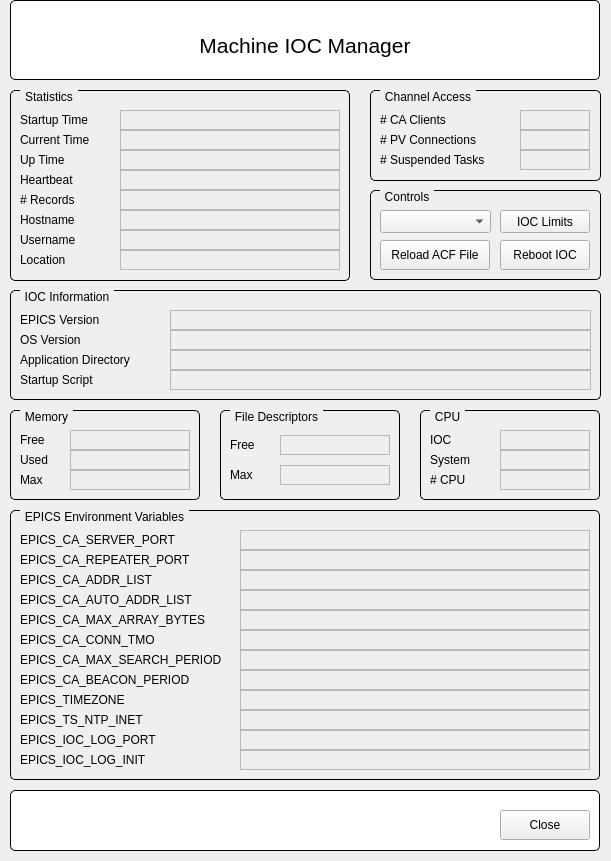
<?xml version="1.0" encoding="UTF-8"?>
<ui version="4.0">
 <class>FormIOCStats</class>
 <widget class="QMainWindow" name="FormIOCStats">
  <property name="geometry">
   <rect>
    <x>0</x>
    <y>0</y>
    <width>611</width>
    <height>861</height>
   </rect>
  </property>
  <property name="windowTitle">
   <string>IOC Manager - Stats</string>
  </property>
  <widget class="QWidget" name="centralWidget">
   <widget class="QGroupBox" name="titleGroupBox">
    <property name="geometry">
     <rect>
      <x>10</x>
      <y>0</y>
      <width>590</width>
      <height>80</height>
     </rect>
    </property>
    <property name="styleSheet">
     <string notr="true">QGroupBox {
	background-color: rgb(255, 255, 255);
    border: 1px solid black;
    border-radius: 5px;
    margin-top: 0.5em;
}

QGroupBox::title {
    subcontrol-origin: margin;
    left: 10px;
    padding: 0 3px 0 3px;
}</string>
    </property>
    <property name="title">
     <string/>
    </property>
    <widget class="QLabel" name="lblTitle">
     <property name="geometry">
      <rect>
       <x>10</x>
       <y>20</y>
       <width>570</width>
       <height>50</height>
      </rect>
     </property>
     <property name="font">
      <font>
       <family>Ubuntu</family>
       <pointsize>16</pointsize>
       <weight>50</weight>
       <italic>false</italic>
       <bold>false</bold>
      </font>
     </property>
     <property name="styleSheet">
      <string notr="true">QLabel#mainTitle {
	font: 16pt &quot;Ubuntu&quot;;
}</string>
     </property>
     <property name="text">
      <string>Machine IOC Manager</string>
     </property>
     <property name="alignment">
      <set>Qt::AlignCenter</set>
     </property>
     <property name="wordWrap">
      <bool>true</bool>
     </property>
    </widget>
   </widget>
   <widget class="QGroupBox" name="titleGroupBox_2">
    <property name="geometry">
     <rect>
      <x>10</x>
      <y>790</y>
      <width>590</width>
      <height>61</height>
     </rect>
    </property>
    <property name="styleSheet">
     <string notr="true">QGroupBox {
	background-color: rgb(255, 255, 255);
    border: 1px solid black;
    border-radius: 5px;
    margin-top: 0.5em;
}

QGroupBox::title {
    subcontrol-origin: margin;
    left: 10px;
    padding: 0 3px 0 3px;
}</string>
    </property>
    <property name="title">
     <string/>
    </property>
    <widget class="QPushButton" name="btnClose">
     <property name="geometry">
      <rect>
       <x>490</x>
       <y>20</y>
       <width>90</width>
       <height>30</height>
      </rect>
     </property>
     <property name="text">
      <string>Close</string>
     </property>
    </widget>
   </widget>
   <widget class="QGroupBox" name="titleGroupBox_3">
    <property name="geometry">
     <rect>
      <x>10</x>
      <y>90</y>
      <width>340</width>
      <height>191</height>
     </rect>
    </property>
    <property name="styleSheet">
     <string notr="true">QGroupBox {
    border: 1px solid black;
    border-radius: 5px;
    margin-top: 0.5em;
}

QGroupBox::title {
    subcontrol-origin: margin;
    left: 10px;
    padding: 0 3px 0 3px;
}</string>
    </property>
    <property name="title">
     <string>Statistics</string>
    </property>
    <widget class="QLabel" name="label">
     <property name="geometry">
      <rect>
       <x>10</x>
       <y>20</y>
       <width>100</width>
       <height>20</height>
      </rect>
     </property>
     <property name="text">
      <string>Startup Time</string>
     </property>
    </widget>
    <widget class="QLabel" name="label_2">
     <property name="geometry">
      <rect>
       <x>10</x>
       <y>40</y>
       <width>100</width>
       <height>20</height>
      </rect>
     </property>
     <property name="text">
      <string>Current Time</string>
     </property>
    </widget>
    <widget class="QLabel" name="label_3">
     <property name="geometry">
      <rect>
       <x>10</x>
       <y>60</y>
       <width>100</width>
       <height>20</height>
      </rect>
     </property>
     <property name="text">
      <string>Up Time</string>
     </property>
    </widget>
    <widget class="QLabel" name="label_4">
     <property name="geometry">
      <rect>
       <x>10</x>
       <y>80</y>
       <width>100</width>
       <height>20</height>
      </rect>
     </property>
     <property name="text">
      <string>Heartbeat</string>
     </property>
    </widget>
    <widget class="QLabel" name="label_5">
     <property name="geometry">
      <rect>
       <x>10</x>
       <y>100</y>
       <width>100</width>
       <height>20</height>
      </rect>
     </property>
     <property name="text">
      <string># Records</string>
     </property>
    </widget>
    <widget class="QLabel" name="label_6">
     <property name="geometry">
      <rect>
       <x>10</x>
       <y>120</y>
       <width>100</width>
       <height>20</height>
      </rect>
     </property>
     <property name="text">
      <string>Hostname</string>
     </property>
    </widget>
    <widget class="QLabel" name="label_7">
     <property name="geometry">
      <rect>
       <x>10</x>
       <y>140</y>
       <width>100</width>
       <height>20</height>
      </rect>
     </property>
     <property name="text">
      <string>Username</string>
     </property>
    </widget>
    <widget class="QLabel" name="label_8">
     <property name="geometry">
      <rect>
       <x>10</x>
       <y>160</y>
       <width>100</width>
       <height>20</height>
      </rect>
     </property>
     <property name="text">
      <string>Location</string>
     </property>
    </widget>
    <widget class="QELabel" name="lblHostname">
     <property name="geometry">
      <rect>
       <x>110</x>
       <y>120</y>
       <width>220</width>
       <height>20</height>
      </rect>
     </property>
     <property name="frameShape">
      <enum>QFrame::StyledPanel</enum>
     </property>
     <property name="variable" stdset="0">
      <string>$(group):HOSTNAME</string>
     </property>
     <property name="variableSubstitutions" stdset="0">
      <string>group=IOC-RF</string>
     </property>
    </widget>
    <widget class="QELabel" name="lblStart">
     <property name="geometry">
      <rect>
       <x>110</x>
       <y>20</y>
       <width>220</width>
       <height>20</height>
      </rect>
     </property>
     <property name="frameShape">
      <enum>QFrame::StyledPanel</enum>
     </property>
     <property name="variable" stdset="0">
      <string>$(group):STARTTOD</string>
     </property>
     <property name="variableSubstitutions" stdset="0">
      <string>group=IOC-RF</string>
     </property>
    </widget>
    <widget class="QELabel" name="lblCurrent">
     <property name="geometry">
      <rect>
       <x>110</x>
       <y>40</y>
       <width>220</width>
       <height>20</height>
      </rect>
     </property>
     <property name="frameShape">
      <enum>QFrame::StyledPanel</enum>
     </property>
     <property name="variable" stdset="0">
      <string>$(group):TOD</string>
     </property>
     <property name="variableSubstitutions" stdset="0">
      <string>group=IOC-RF</string>
     </property>
    </widget>
    <widget class="QELabel" name="lblUp">
     <property name="geometry">
      <rect>
       <x>110</x>
       <y>60</y>
       <width>220</width>
       <height>20</height>
      </rect>
     </property>
     <property name="frameShape">
      <enum>QFrame::StyledPanel</enum>
     </property>
     <property name="variable" stdset="0">
      <string>$(group):UPTIME</string>
     </property>
     <property name="variableSubstitutions" stdset="0">
      <string>group=IOC-RF</string>
     </property>
    </widget>
    <widget class="QELabel" name="lblHeart">
     <property name="geometry">
      <rect>
       <x>110</x>
       <y>80</y>
       <width>220</width>
       <height>20</height>
      </rect>
     </property>
     <property name="frameShape">
      <enum>QFrame::StyledPanel</enum>
     </property>
     <property name="variable" stdset="0">
      <string>$(group):HEARTBEAT</string>
     </property>
     <property name="variableSubstitutions" stdset="0">
      <string>group=IOC-RF</string>
     </property>
    </widget>
    <widget class="QELabel" name="lblRecords">
     <property name="geometry">
      <rect>
       <x>110</x>
       <y>100</y>
       <width>220</width>
       <height>20</height>
      </rect>
     </property>
     <property name="frameShape">
      <enum>QFrame::StyledPanel</enum>
     </property>
     <property name="variable" stdset="0">
      <string>$(group):RECORD_CNT</string>
     </property>
     <property name="variableSubstitutions" stdset="0">
      <string>group=IOC-RF</string>
     </property>
    </widget>
    <widget class="QELabel" name="lblUsername">
     <property name="geometry">
      <rect>
       <x>110</x>
       <y>140</y>
       <width>220</width>
       <height>20</height>
      </rect>
     </property>
     <property name="frameShape">
      <enum>QFrame::StyledPanel</enum>
     </property>
     <property name="variable" stdset="0">
      <string>$(group):ENGINEER</string>
     </property>
     <property name="variableSubstitutions" stdset="0">
      <string>group=IOC-RF</string>
     </property>
    </widget>
    <widget class="QELabel" name="lblLocation">
     <property name="geometry">
      <rect>
       <x>110</x>
       <y>160</y>
       <width>220</width>
       <height>20</height>
      </rect>
     </property>
     <property name="frameShape">
      <enum>QFrame::StyledPanel</enum>
     </property>
     <property name="variable" stdset="0">
      <string>$(group):LOCATION</string>
     </property>
     <property name="variableSubstitutions" stdset="0">
      <string>group=IOC-RF</string>
     </property>
    </widget>
   </widget>
   <widget class="QGroupBox" name="titleGroupBox_4">
    <property name="geometry">
     <rect>
      <x>10</x>
      <y>510</y>
      <width>590</width>
      <height>270</height>
     </rect>
    </property>
    <property name="styleSheet">
     <string notr="true">QGroupBox {
    border: 1px solid black;
    border-radius: 5px;
    margin-top: 0.5em;
}

QGroupBox::title {
    subcontrol-origin: margin;
    left: 10px;
    padding: 0 3px 0 3px;
}</string>
    </property>
    <property name="title">
     <string>EPICS Environment Variables</string>
    </property>
    <widget class="QLabel" name="label_20">
     <property name="geometry">
      <rect>
       <x>10</x>
       <y>20</y>
       <width>220</width>
       <height>20</height>
      </rect>
     </property>
     <property name="text">
      <string>EPICS_CA_SERVER_PORT</string>
     </property>
    </widget>
    <widget class="QLabel" name="label_25">
     <property name="geometry">
      <rect>
       <x>10</x>
       <y>40</y>
       <width>220</width>
       <height>20</height>
      </rect>
     </property>
     <property name="text">
      <string>EPICS_CA_REPEATER_PORT</string>
     </property>
    </widget>
    <widget class="QLabel" name="label_26">
     <property name="geometry">
      <rect>
       <x>10</x>
       <y>60</y>
       <width>220</width>
       <height>20</height>
      </rect>
     </property>
     <property name="text">
      <string>EPICS_CA_ADDR_LIST</string>
     </property>
    </widget>
    <widget class="QLabel" name="label_27">
     <property name="geometry">
      <rect>
       <x>10</x>
       <y>80</y>
       <width>220</width>
       <height>20</height>
      </rect>
     </property>
     <property name="text">
      <string>EPICS_CA_AUTO_ADDR_LIST</string>
     </property>
    </widget>
    <widget class="QLabel" name="label_28">
     <property name="geometry">
      <rect>
       <x>10</x>
       <y>100</y>
       <width>220</width>
       <height>20</height>
      </rect>
     </property>
     <property name="text">
      <string>EPICS_CA_MAX_ARRAY_BYTES</string>
     </property>
    </widget>
    <widget class="QLabel" name="label_29">
     <property name="geometry">
      <rect>
       <x>10</x>
       <y>120</y>
       <width>220</width>
       <height>20</height>
      </rect>
     </property>
     <property name="text">
      <string>EPICS_CA_CONN_TMO</string>
     </property>
    </widget>
    <widget class="QLabel" name="label_30">
     <property name="geometry">
      <rect>
       <x>10</x>
       <y>140</y>
       <width>220</width>
       <height>20</height>
      </rect>
     </property>
     <property name="text">
      <string>EPICS_CA_MAX_SEARCH_PERIOD</string>
     </property>
    </widget>
    <widget class="QLabel" name="label_31">
     <property name="geometry">
      <rect>
       <x>10</x>
       <y>160</y>
       <width>220</width>
       <height>20</height>
      </rect>
     </property>
     <property name="text">
      <string>EPICS_CA_BEACON_PERIOD</string>
     </property>
    </widget>
    <widget class="QLabel" name="label_32">
     <property name="geometry">
      <rect>
       <x>10</x>
       <y>180</y>
       <width>220</width>
       <height>20</height>
      </rect>
     </property>
     <property name="text">
      <string>EPICS_TIMEZONE</string>
     </property>
    </widget>
    <widget class="QLabel" name="label_33">
     <property name="geometry">
      <rect>
       <x>10</x>
       <y>200</y>
       <width>220</width>
       <height>20</height>
      </rect>
     </property>
     <property name="text">
      <string>EPICS_TS_NTP_INET</string>
     </property>
    </widget>
    <widget class="QLabel" name="label_34">
     <property name="geometry">
      <rect>
       <x>10</x>
       <y>220</y>
       <width>220</width>
       <height>20</height>
      </rect>
     </property>
     <property name="text">
      <string>EPICS_IOC_LOG_PORT</string>
     </property>
    </widget>
    <widget class="QLabel" name="label_35">
     <property name="geometry">
      <rect>
       <x>10</x>
       <y>240</y>
       <width>220</width>
       <height>20</height>
      </rect>
     </property>
     <property name="text">
      <string>EPICS_IOC_LOG_INIT</string>
     </property>
    </widget>
    <widget class="QELabel" name="lblSrvPort">
     <property name="geometry">
      <rect>
       <x>230</x>
       <y>20</y>
       <width>350</width>
       <height>20</height>
      </rect>
     </property>
     <property name="frameShape">
      <enum>QFrame::StyledPanel</enum>
     </property>
     <property name="variable" stdset="0">
      <string>$(group):CA_SRVR_PORT</string>
     </property>
     <property name="variableSubstitutions" stdset="0">
      <string/>
     </property>
    </widget>
    <widget class="QELabel" name="lblRptrPort">
     <property name="geometry">
      <rect>
       <x>230</x>
       <y>40</y>
       <width>350</width>
       <height>20</height>
      </rect>
     </property>
     <property name="frameShape">
      <enum>QFrame::StyledPanel</enum>
     </property>
     <property name="variable" stdset="0">
      <string>$(group):CA_RPTR_PORT</string>
     </property>
    </widget>
    <widget class="QELabel" name="lblAddrList">
     <property name="geometry">
      <rect>
       <x>230</x>
       <y>60</y>
       <width>350</width>
       <height>20</height>
      </rect>
     </property>
     <property name="frameShape">
      <enum>QFrame::StyledPanel</enum>
     </property>
     <property name="variable" stdset="0">
      <string>$(group):CA_ADDR_LIST</string>
     </property>
    </widget>
    <widget class="QELabel" name="lblAutoList">
     <property name="geometry">
      <rect>
       <x>230</x>
       <y>80</y>
       <width>350</width>
       <height>20</height>
      </rect>
     </property>
     <property name="frameShape">
      <enum>QFrame::StyledPanel</enum>
     </property>
     <property name="variable" stdset="0">
      <string>$(group):CA_AUTO_ADDR</string>
     </property>
    </widget>
    <widget class="QELabel" name="lblMaxBytes">
     <property name="geometry">
      <rect>
       <x>230</x>
       <y>100</y>
       <width>350</width>
       <height>20</height>
      </rect>
     </property>
     <property name="frameShape">
      <enum>QFrame::StyledPanel</enum>
     </property>
     <property name="variable" stdset="0">
      <string>$(group):CA_MAX_ARRAY</string>
     </property>
    </widget>
    <widget class="QELabel" name="lblConnTmo">
     <property name="geometry">
      <rect>
       <x>230</x>
       <y>120</y>
       <width>350</width>
       <height>20</height>
      </rect>
     </property>
     <property name="frameShape">
      <enum>QFrame::StyledPanel</enum>
     </property>
     <property name="variable" stdset="0">
      <string>$(group):CA_CONN_TIME</string>
     </property>
    </widget>
    <widget class="QELabel" name="lblSearch">
     <property name="geometry">
      <rect>
       <x>230</x>
       <y>140</y>
       <width>350</width>
       <height>20</height>
      </rect>
     </property>
     <property name="frameShape">
      <enum>QFrame::StyledPanel</enum>
     </property>
     <property name="variable" stdset="0">
      <string>$(group):CA_SRCH_TIME</string>
     </property>
    </widget>
    <widget class="QELabel" name="lblBeacon">
     <property name="geometry">
      <rect>
       <x>230</x>
       <y>160</y>
       <width>350</width>
       <height>20</height>
      </rect>
     </property>
     <property name="frameShape">
      <enum>QFrame::StyledPanel</enum>
     </property>
     <property name="variable" stdset="0">
      <string>$(group):CA_BEAC_TIME</string>
     </property>
    </widget>
    <widget class="QELabel" name="lblTimezone">
     <property name="geometry">
      <rect>
       <x>230</x>
       <y>180</y>
       <width>350</width>
       <height>20</height>
      </rect>
     </property>
     <property name="frameShape">
      <enum>QFrame::StyledPanel</enum>
     </property>
     <property name="variable" stdset="0">
      <string>$(group):TIMEZONE</string>
     </property>
    </widget>
    <widget class="QELabel" name="lblNtp">
     <property name="geometry">
      <rect>
       <x>230</x>
       <y>200</y>
       <width>350</width>
       <height>20</height>
      </rect>
     </property>
     <property name="frameShape">
      <enum>QFrame::StyledPanel</enum>
     </property>
     <property name="variable" stdset="0">
      <string>$(group):TS_NTP_INET</string>
     </property>
    </widget>
    <widget class="QELabel" name="lblLogPort">
     <property name="geometry">
      <rect>
       <x>230</x>
       <y>220</y>
       <width>350</width>
       <height>20</height>
      </rect>
     </property>
     <property name="frameShape">
      <enum>QFrame::StyledPanel</enum>
     </property>
     <property name="variable" stdset="0">
      <string>$(group):IOC_LOG_PORT</string>
     </property>
    </widget>
    <widget class="QELabel" name="lblLogInit">
     <property name="geometry">
      <rect>
       <x>230</x>
       <y>240</y>
       <width>350</width>
       <height>20</height>
      </rect>
     </property>
     <property name="frameShape">
      <enum>QFrame::StyledPanel</enum>
     </property>
     <property name="variable" stdset="0">
      <string>$(group):IOC_LOG_INET</string>
     </property>
    </widget>
   </widget>
   <widget class="QGroupBox" name="titleGroupBox_5">
    <property name="geometry">
     <rect>
      <x>370</x>
      <y>90</y>
      <width>231</width>
      <height>91</height>
     </rect>
    </property>
    <property name="styleSheet">
     <string notr="true">QGroupBox {
    border: 1px solid black;
    border-radius: 5px;
    margin-top: 0.5em;
}

QGroupBox::title {
    subcontrol-origin: margin;
    left: 10px;
    padding: 0 3px 0 3px;
}</string>
    </property>
    <property name="title">
     <string>Channel Access</string>
    </property>
    <widget class="QLabel" name="label_9">
     <property name="geometry">
      <rect>
       <x>10</x>
       <y>20</y>
       <width>130</width>
       <height>20</height>
      </rect>
     </property>
     <property name="text">
      <string># CA Clients</string>
     </property>
    </widget>
    <widget class="QLabel" name="label_10">
     <property name="geometry">
      <rect>
       <x>10</x>
       <y>40</y>
       <width>130</width>
       <height>20</height>
      </rect>
     </property>
     <property name="text">
      <string># PV Connections</string>
     </property>
    </widget>
    <widget class="QLabel" name="label_11">
     <property name="geometry">
      <rect>
       <x>10</x>
       <y>60</y>
       <width>130</width>
       <height>20</height>
      </rect>
     </property>
     <property name="text">
      <string># Suspended Tasks</string>
     </property>
    </widget>
    <widget class="QELabel" name="lblClients">
     <property name="geometry">
      <rect>
       <x>150</x>
       <y>20</y>
       <width>70</width>
       <height>20</height>
      </rect>
     </property>
     <property name="frameShape">
      <enum>QFrame::StyledPanel</enum>
     </property>
     <property name="variable" stdset="0">
      <string>$(group):CA_CLNT_CNT</string>
     </property>
     <property name="variableSubstitutions" stdset="0">
      <string>group=IOC-RF</string>
     </property>
    </widget>
    <widget class="QELabel" name="lblConns">
     <property name="geometry">
      <rect>
       <x>150</x>
       <y>40</y>
       <width>70</width>
       <height>20</height>
      </rect>
     </property>
     <property name="frameShape">
      <enum>QFrame::StyledPanel</enum>
     </property>
     <property name="variable" stdset="0">
      <string>$(group):CA_CONN_CNT</string>
     </property>
     <property name="variableSubstitutions" stdset="0">
      <string>group=IOC-RF</string>
     </property>
    </widget>
    <widget class="QELabel" name="lblSusp">
     <property name="geometry">
      <rect>
       <x>150</x>
       <y>60</y>
       <width>70</width>
       <height>20</height>
      </rect>
     </property>
     <property name="frameShape">
      <enum>QFrame::StyledPanel</enum>
     </property>
     <property name="variable" stdset="0">
      <string>$(group):SUSP_TASK_CNT</string>
     </property>
     <property name="variableSubstitutions" stdset="0">
      <string>group=IOC-RF</string>
     </property>
    </widget>
   </widget>
   <widget class="QGroupBox" name="titleGroupBox_6">
    <property name="geometry">
     <rect>
      <x>370</x>
      <y>190</y>
      <width>231</width>
      <height>90</height>
     </rect>
    </property>
    <property name="styleSheet">
     <string notr="true">QGroupBox {
    border: 1px solid black;
    border-radius: 5px;
    margin-top: 0.5em;
}

QGroupBox::title {
    subcontrol-origin: margin;
    left: 10px;
    padding: 0 3px 0 3px;
}</string>
    </property>
    <property name="title">
     <string>Controls</string>
    </property>
    <widget class="QEComboBox" name="cbMode">
     <property name="geometry">
      <rect>
       <x>10</x>
       <y>20</y>
       <width>111</width>
       <height>23</height>
      </rect>
     </property>
     <property name="variable" stdset="0">
      <string>$(group):ACCESS</string>
     </property>
     <property name="variableSubstitutions" stdset="0">
      <string>group=IOC-RF</string>
     </property>
    </widget>
    <widget class="QPushButton" name="pushButton">
     <property name="geometry">
      <rect>
       <x>130</x>
       <y>20</y>
       <width>90</width>
       <height>23</height>
      </rect>
     </property>
     <property name="text">
      <string>IOC Limits</string>
     </property>
    </widget>
    <widget class="QEPushButton" name="btnReloadACF">
     <property name="geometry">
      <rect>
       <x>10</x>
       <y>50</y>
       <width>110</width>
       <height>30</height>
      </rect>
     </property>
     <property name="text">
      <string>Reload ACF File</string>
     </property>
     <property name="variable" stdset="0">
      <string>$(group):READACF</string>
     </property>
    </widget>
    <widget class="QEPushButton" name="btnReboot">
     <property name="geometry">
      <rect>
       <x>130</x>
       <y>50</y>
       <width>90</width>
       <height>30</height>
      </rect>
     </property>
     <property name="text">
      <string>Reboot IOC</string>
     </property>
     <property name="variable" stdset="0">
      <string>$(group):SysReset</string>
     </property>
     <property name="variableSubstitutions" stdset="0">
      <string>group=IOC-RF</string>
     </property>
     <property name="confirmAction">
      <bool>true</bool>
     </property>
     <property name="confirmText">
      <string>Are you sure you want to reboot the IOC?</string>
     </property>
    </widget>
   </widget>
   <widget class="QGroupBox" name="titleGroupBox_7">
    <property name="geometry">
     <rect>
      <x>10</x>
      <y>290</y>
      <width>591</width>
      <height>110</height>
     </rect>
    </property>
    <property name="styleSheet">
     <string notr="true">QGroupBox {
    border: 1px solid black;
    border-radius: 5px;
    margin-top: 0.5em;
}

QGroupBox::title {
    subcontrol-origin: margin;
    left: 10px;
    padding: 0 3px 0 3px;
}</string>
    </property>
    <property name="title">
     <string>IOC Information</string>
    </property>
    <widget class="QLabel" name="label_12">
     <property name="geometry">
      <rect>
       <x>10</x>
       <y>20</y>
       <width>150</width>
       <height>20</height>
      </rect>
     </property>
     <property name="text">
      <string>EPICS Version</string>
     </property>
    </widget>
    <widget class="QLabel" name="label_13">
     <property name="geometry">
      <rect>
       <x>10</x>
       <y>40</y>
       <width>150</width>
       <height>20</height>
      </rect>
     </property>
     <property name="text">
      <string>OS Version</string>
     </property>
    </widget>
    <widget class="QLabel" name="label_14">
     <property name="geometry">
      <rect>
       <x>10</x>
       <y>60</y>
       <width>150</width>
       <height>20</height>
      </rect>
     </property>
     <property name="text">
      <string>Application Directory</string>
     </property>
    </widget>
    <widget class="QLabel" name="label_15">
     <property name="geometry">
      <rect>
       <x>10</x>
       <y>80</y>
       <width>150</width>
       <height>20</height>
      </rect>
     </property>
     <property name="text">
      <string>Startup Script</string>
     </property>
    </widget>
    <widget class="QELabel" name="lblVersion">
     <property name="geometry">
      <rect>
       <x>160</x>
       <y>20</y>
       <width>421</width>
       <height>20</height>
      </rect>
     </property>
     <property name="frameShape">
      <enum>QFrame::StyledPanel</enum>
     </property>
     <property name="variable" stdset="0">
      <string>$(group):EPICS_VERS</string>
     </property>
     <property name="variableSubstitutions" stdset="0">
      <string>group=IOC-RF</string>
     </property>
    </widget>
    <widget class="QELabel" name="lblOS">
     <property name="geometry">
      <rect>
       <x>160</x>
       <y>40</y>
       <width>421</width>
       <height>20</height>
      </rect>
     </property>
     <property name="frameShape">
      <enum>QFrame::StyledPanel</enum>
     </property>
     <property name="variable" stdset="0">
      <string>$(group):KERNEL_VERS</string>
     </property>
     <property name="variableSubstitutions" stdset="0">
      <string>group=IOC-RF</string>
     </property>
    </widget>
    <widget class="QELabel" name="lblApp">
     <property name="geometry">
      <rect>
       <x>160</x>
       <y>60</y>
       <width>421</width>
       <height>20</height>
      </rect>
     </property>
     <property name="frameShape">
      <enum>QFrame::StyledPanel</enum>
     </property>
     <property name="variable" stdset="0">
      <string>$(group):APP_DIR1</string>
     </property>
     <property name="variableSubstitutions" stdset="0">
      <string>group=IOC-RF</string>
     </property>
    </widget>
    <widget class="QELabel" name="lblStartup">
     <property name="geometry">
      <rect>
       <x>160</x>
       <y>80</y>
       <width>421</width>
       <height>20</height>
      </rect>
     </property>
     <property name="frameShape">
      <enum>QFrame::StyledPanel</enum>
     </property>
     <property name="variable" stdset="0">
      <string>$(group):ST_SCRIPT1</string>
     </property>
     <property name="variableSubstitutions" stdset="0">
      <string>group=IOC-RF</string>
     </property>
    </widget>
   </widget>
   <widget class="QGroupBox" name="titleGroupBox_8">
    <property name="geometry">
     <rect>
      <x>10</x>
      <y>410</y>
      <width>190</width>
      <height>90</height>
     </rect>
    </property>
    <property name="styleSheet">
     <string notr="true">QGroupBox {
    border: 1px solid black;
    border-radius: 5px;
    margin-top: 0.5em;
}

QGroupBox::title {
    subcontrol-origin: margin;
    left: 10px;
    padding: 0 3px 0 3px;
}</string>
    </property>
    <property name="title">
     <string>Memory</string>
    </property>
    <widget class="QLabel" name="label_16">
     <property name="geometry">
      <rect>
       <x>10</x>
       <y>20</y>
       <width>61</width>
       <height>20</height>
      </rect>
     </property>
     <property name="text">
      <string>Free</string>
     </property>
    </widget>
    <widget class="QLabel" name="label_17">
     <property name="geometry">
      <rect>
       <x>10</x>
       <y>40</y>
       <width>61</width>
       <height>20</height>
      </rect>
     </property>
     <property name="text">
      <string>Used</string>
     </property>
    </widget>
    <widget class="QLabel" name="label_18">
     <property name="geometry">
      <rect>
       <x>10</x>
       <y>60</y>
       <width>61</width>
       <height>20</height>
      </rect>
     </property>
     <property name="text">
      <string>Max</string>
     </property>
    </widget>
    <widget class="QELabel" name="lblFreeMem">
     <property name="geometry">
      <rect>
       <x>60</x>
       <y>20</y>
       <width>120</width>
       <height>20</height>
      </rect>
     </property>
     <property name="frameShape">
      <enum>QFrame::StyledPanel</enum>
     </property>
     <property name="variable" stdset="0">
      <string>$(group):MEM_FREE</string>
     </property>
    </widget>
    <widget class="QELabel" name="lblUsedMem">
     <property name="geometry">
      <rect>
       <x>60</x>
       <y>40</y>
       <width>120</width>
       <height>20</height>
      </rect>
     </property>
     <property name="frameShape">
      <enum>QFrame::StyledPanel</enum>
     </property>
     <property name="variable" stdset="0">
      <string>$(group):MEM_USED</string>
     </property>
    </widget>
    <widget class="QELabel" name="lblMaxMem">
     <property name="geometry">
      <rect>
       <x>60</x>
       <y>60</y>
       <width>120</width>
       <height>20</height>
      </rect>
     </property>
     <property name="frameShape">
      <enum>QFrame::StyledPanel</enum>
     </property>
     <property name="variable" stdset="0">
      <string>$(group):MEM_MAX</string>
     </property>
    </widget>
   </widget>
   <widget class="QGroupBox" name="titleGroupBox_9">
    <property name="geometry">
     <rect>
      <x>220</x>
      <y>410</y>
      <width>180</width>
      <height>90</height>
     </rect>
    </property>
    <property name="styleSheet">
     <string notr="true">QGroupBox {
    border: 1px solid black;
    border-radius: 5px;
    margin-top: 0.5em;
}

QGroupBox::title {
    subcontrol-origin: margin;
    left: 10px;
    padding: 0 3px 0 3px;
}</string>
    </property>
    <property name="title">
     <string>File Descriptors</string>
    </property>
    <widget class="QLabel" name="label_19">
     <property name="geometry">
      <rect>
       <x>10</x>
       <y>25</y>
       <width>40</width>
       <height>20</height>
      </rect>
     </property>
     <property name="text">
      <string>Free</string>
     </property>
    </widget>
    <widget class="QLabel" name="label_21">
     <property name="geometry">
      <rect>
       <x>10</x>
       <y>55</y>
       <width>40</width>
       <height>20</height>
      </rect>
     </property>
     <property name="text">
      <string>Max</string>
     </property>
    </widget>
    <widget class="QELabel" name="lblFreeFD">
     <property name="geometry">
      <rect>
       <x>60</x>
       <y>25</y>
       <width>110</width>
       <height>20</height>
      </rect>
     </property>
     <property name="frameShape">
      <enum>QFrame::StyledPanel</enum>
     </property>
     <property name="variable" stdset="0">
      <string>$(group):FD_FREE</string>
     </property>
    </widget>
    <widget class="QELabel" name="lblMaxFD">
     <property name="geometry">
      <rect>
       <x>60</x>
       <y>55</y>
       <width>110</width>
       <height>20</height>
      </rect>
     </property>
     <property name="frameShape">
      <enum>QFrame::StyledPanel</enum>
     </property>
     <property name="variable" stdset="0">
      <string>$(group):FD_MAX</string>
     </property>
    </widget>
   </widget>
   <widget class="QGroupBox" name="titleGroupBox_10">
    <property name="geometry">
     <rect>
      <x>420</x>
      <y>410</y>
      <width>180</width>
      <height>90</height>
     </rect>
    </property>
    <property name="styleSheet">
     <string notr="true">QGroupBox {
    border: 1px solid black;
    border-radius: 5px;
    margin-top: 0.5em;
}

QGroupBox::title {
    subcontrol-origin: margin;
    left: 10px;
    padding: 0 3px 0 3px;
}</string>
    </property>
    <property name="title">
     <string>CPU</string>
    </property>
    <widget class="QLabel" name="label_22">
     <property name="geometry">
      <rect>
       <x>10</x>
       <y>20</y>
       <width>60</width>
       <height>20</height>
      </rect>
     </property>
     <property name="text">
      <string>IOC</string>
     </property>
    </widget>
    <widget class="QLabel" name="label_23">
     <property name="geometry">
      <rect>
       <x>10</x>
       <y>40</y>
       <width>60</width>
       <height>20</height>
      </rect>
     </property>
     <property name="text">
      <string>System</string>
     </property>
    </widget>
    <widget class="QLabel" name="label_24">
     <property name="geometry">
      <rect>
       <x>10</x>
       <y>60</y>
       <width>60</width>
       <height>20</height>
      </rect>
     </property>
     <property name="text">
      <string># CPU</string>
     </property>
    </widget>
    <widget class="QELabel" name="lblIOCLoad">
     <property name="geometry">
      <rect>
       <x>80</x>
       <y>20</y>
       <width>90</width>
       <height>20</height>
      </rect>
     </property>
     <property name="frameShape">
      <enum>QFrame::StyledPanel</enum>
     </property>
     <property name="variable" stdset="0">
      <string>$(group):IOC_CPU_LOAD</string>
     </property>
    </widget>
    <widget class="QELabel" name="lblSysLoad">
     <property name="geometry">
      <rect>
       <x>80</x>
       <y>40</y>
       <width>90</width>
       <height>20</height>
      </rect>
     </property>
     <property name="frameShape">
      <enum>QFrame::StyledPanel</enum>
     </property>
     <property name="variable" stdset="0">
      <string>$(group):SYS_CPU_LOAD</string>
     </property>
    </widget>
    <widget class="QELabel" name="lblCPUCount">
     <property name="geometry">
      <rect>
       <x>80</x>
       <y>60</y>
       <width>90</width>
       <height>20</height>
      </rect>
     </property>
     <property name="frameShape">
      <enum>QFrame::StyledPanel</enum>
     </property>
     <property name="variable" stdset="0">
      <string>$(group):CPU_CNT</string>
     </property>
    </widget>
   </widget>
  </widget>
 </widget>
 <customwidgets>
  <customwidget>
   <class>QEComboBox</class>
   <extends>QComboBox</extends>
   <header>QEComboBox.h</header>
  </customwidget>
  <customwidget>
   <class>QELabel</class>
   <extends>QLabel</extends>
   <header>QELabel.h</header>
  </customwidget>
  <customwidget>
   <class>QEPushButton</class>
   <extends>QPushButton</extends>
   <header>QEPushButton.h</header>
  </customwidget>
 </customwidgets>
 <resources/>
 <connections/>
</ui>
